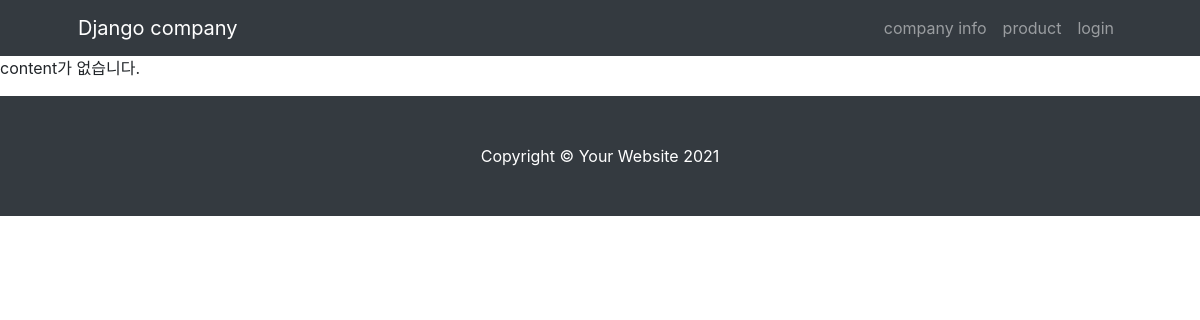
The page /mysite/ on the database as committed earlier.
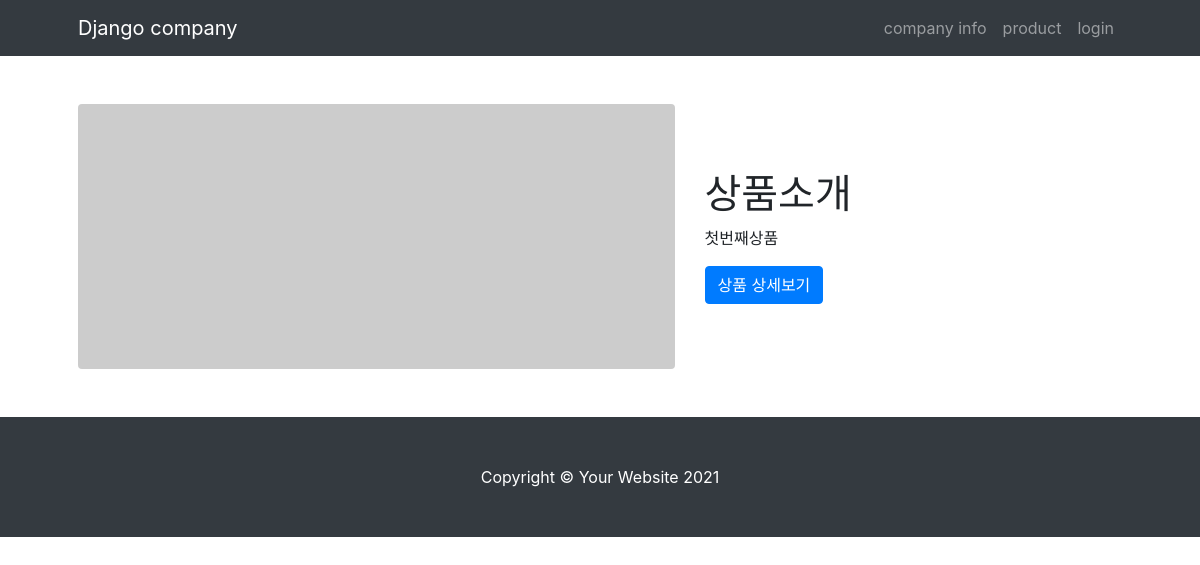
The same page on the database as committed later.
### mysite/models.py (models this page shows, shortened)
class MainContent(models.Model):
    title = models.CharField(max_length=200)
    content = models.TextField()
    pub_date = models.DateTimeField('date published')

### mysite/views.py (the view)
# urls.py: urlpatterns = [ path('', views.index),
def index(request):
    content_list = MainContent.objects.order_by('-pub_date')
    context = {'content_list': content_list}
    return render(request, 'mysite/content_list.html', context)

### templates/mysite/content_list.html
{% extends 'base.html' %} {%block content%}
{% if content_list %} {% for content in content_list %}
<div class="container px-4 px-lg-5">
  <div class="row gx-4 gx-lg-5 align-items-center my-5">
    <div class="col-lg-7">
      <img
        class="img-fluid rounded mb-4 mb-lg-0"
        src="https://dummyimage.com/900x400/dee2e6/6c757d.jpg"
        alt="..."
      />
    </div>
    <div class="col-lg-5">
      <h1 class="font-weight-light">{{content.title}}</h1>
      <p>{{content.content | truncatewords:30}}</p>
      <a class="btn btn-primary" href="{%url 'detail' content.id%}"
        >상품 상세보기</a
      >
    </div>
  </div>
</div>
{% endfor %}{% else %}
<p>content가 없습니다.</p>
{% endif %} {%endblock%}

Rows that differ between the two databases and show on the page:
added MainContent: title "상품소개", content "첫번째상품"
Other text that changed with them:
text no longer shown: "content가 없습니다."
